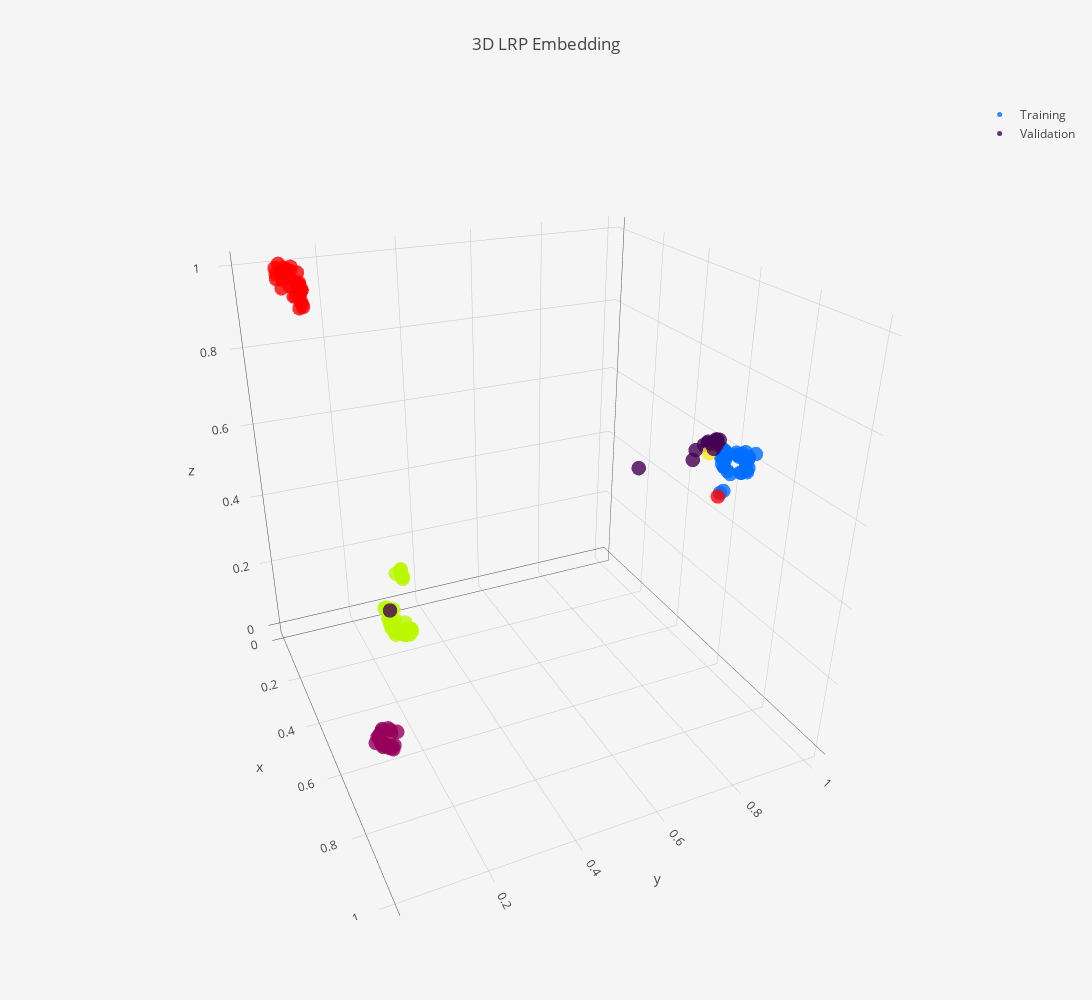

Notebook source saved alongside this figure:
### Code cell
embedding_pipeline = Pipeline([
    ("reducer", umap.UMAP(random_state=42,
                    n_components = 3,
                    n_neighbors=10,
                    min_dist=0)),
   ("scaler", MinMaxScaler())
])
embedding_pipeline.fit(training_lrp)


# reducer = umap.UMAP(random_state=42,
#                     n_components = 2,
#                     n_neighbors=10,
#                     min_dist=0)

# embedding = reducer.fit_transform(training_lrp)

# emb2d = go.Scatter(
#     x=embedding[:,0],
#     y=embedding[:,1],
#     mode="markers"
# )

# layout = go.Layout(
#     title= "2D LRP Embedding"
# )

# data=[emb2d]

# fig = go.Figure(data=data, layout=layout)
# iplot(fig)



embedding = embedding_pipeline.transform(training_lrp)

emb3d = go.Scatter3d(
    x=embedding[:,0],
    y=embedding[:,1],
    z=embedding[:,2],
    mode="markers",
    name="Training",
    marker=dict(
        size=5,
        color=pipeline.clusterer.labels_,
        colorscale="Rainbow",
        opacity=0.8
    ),
    text=pipeline.clusterer.labels_
)

val_3d_embedding = embedding_pipeline.transform(val_lrp)

val_emb3d = go.Scatter3d(
    x=val_3d_embedding[:,0],
    y=val_3d_embedding[:,1],
    z=val_3d_embedding[:,2],
    name="Validation",
    mode="markers",
    marker=dict(
        size=5,
        color=cluster_labels,
        colorscale='Viridis',
        opacity=0.8
#         showscale=True
    ),
    text = cluster_labels
)

layout = go.Layout(
    title="3D LRP Embedding",
    autosize=False,
    width=1200,
    height=1000,
    paper_bgcolor='#F5F5F5'
)


data=[emb3d, val_emb3d]

fig = go.Figure(data=data, layout=layout)
iplot(fig, filename='lrp-3d-4subheart.html')

### Figure 1 — Plotly figure (JSON) as saved in the notebook; plotly's stock layout.template omitted (floating-point values rounded to 4 significant figures; data arrays with more than 128 entries replaced by an {"elided": "..."} marker saying what was removed)
{"data": [{"marker": {"color": {"elided": "129 int values"}, "colorscale": "Rainbow", "opacity": 0.8, "size": 5}, "mode": "markers", "name": "Training", "text": {"elided": "129 int values"}, "type": "scatter3d", "uid": "50a19656-a1c4-4f30-b64d-798e9af5aff8", "x": {"elided": "129 float values"}, "y": {"elided": "129 float values"}, "z": {"elided": "129 float values"}}, {"marker": {"color": [1, 1, 1, 1, 1, 1, 1, 2, 1, 1, 1, 1, 1, 1, 1], "colorscale": "Viridis", "opacity": 0.8, "size": 5}, "mode": "markers", "name": "Validation", "text": [1, 1, 1, 1, 1, 1, 1, 2, 1, 1, 1, 1, 1, 1, 1], "type": "scatter3d", "uid": "570af079-fac6-43a7-839a-f991a4a6b6cf", "x": [0.217, 0.6095, 0.6119, 0.5944, 0.6159, 0.6117, 0.5828, 0.5997, 0.5987, 0.6065, 0.6064, 0.6628, 0.6495, 0.5938, 0.606], "y": [0.2491, 0.9529, 0.9249, 0.9366, 0.9463, 0.9145, 0.7595, 0.9391, 0.9529, 0.9534, 0.9374, 0.8508, 0.8656, 0.9606, 0.9616], "z": [0.1222, 0.6344, 0.6404, 0.6281, 0.63, 0.6342, 0.5925, 0.6037, 0.6116, 0.6381, 0.6316, 0.6293, 0.6452, 0.6328, 0.6362]}], "layout": {"autosize": false, "height": 1000, "paper_bgcolor": "#F5F5F5", "scene": {"aspectmode": "auto", "aspectratio": {"x": 1, "y": 1, "z": 1}, "camera": {"center": {"x": 0, "y": 0, "z": 0}, "eye": {"x": 1.744, "y": -0.792, "z": 0.9971}, "projection": {"type": "perspective"}, "up": {"x": 0, "y": 0, "z": 1}}}, "title": {"text": "3D LRP Embedding"}, "width": 1200}}
